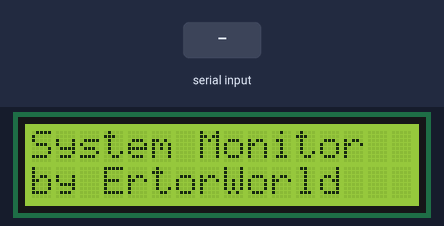
Bench run of a sketch on a simulated Arduino Uno, built with avr-gcc and run on an emulated ATmega328P. Shown: 16×2 character LCD. Inputs (shaded band) come from the test bench.

Above: at 0.1 s.
3.3 s: "90,45\n" received over Serial
At 4.6 s:
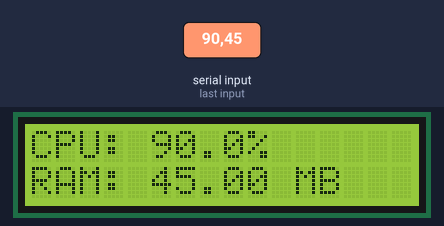
5.5 s: "1,90\n" received over Serial
At 7.5 s:
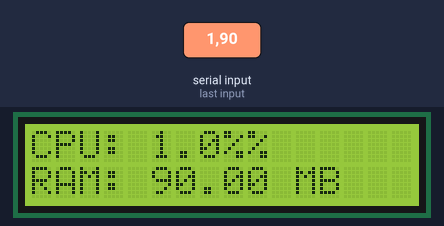
Timing chart, 0 to 9.0 s (numbered marks = the images above; inputs shaded):
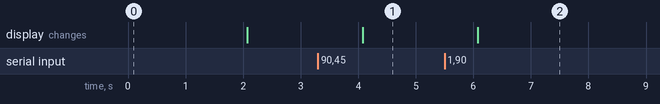

Measured:
- after the input at 3.3 s, the display: changes after 0.78 s (image 1)
- after the input at 5.5 s, the display: changes after 0.58 s (image 2)

The sketch:

monitor.ino
```cpp
// Library for working with text display
#include <LiquidCrystal.h>
#include <Wire.h>

// Set the name of the display pins
constexpr uint8_t PIN_RS = 6;
constexpr uint8_t PIN_EN = 7;
constexpr uint8_t PIN_DB4 = 8;
constexpr uint8_t PIN_DB5 = 9;
constexpr uint8_t PIN_DB6 = 10;
constexpr uint8_t PIN_DB7 = 11;

LiquidCrystal lcd(PIN_RS, PIN_EN, PIN_DB4, PIN_DB5, PIN_DB6, PIN_DB7);

void setup() {
  Serial.begin(9600);
  lcd.begin(16, 2);
  lcd.clear();
  lcd.print("System Monitor");
  lcd.setCursor(0, 1);
  lcd.print("by ErtorWorld");
  delay(2000);
  lcd.clear();
}

void loop() {
  // Reading information about the computer's processor and memory load from the serial port
  if (Serial.available() > 0) {
    String data = Serial.readStringUntil('\n');
    // Data parsing
    int pos = data.indexOf(',');
    if (pos != -1) {
      String cpuUsageStr = data.substring(0, pos);
      String ramUsedStr = data.substring(pos + 1);

      float cpuUsage = cpuUsageStr.toFloat();
      float ramUsedMB = ramUsedStr.toFloat();

      // Displaying information on the LCD display
      lcd.setCursor(0, 0);
      lcd.print("CPU: ");
      lcd.print(cpuUsage, 1);  // Output one decimal place
      lcd.print("%");

      lcd.setCursor(0, 1);
      lcd.print("RAM: ");
      lcd.print(ramUsedMB, 2);  // Limit output to two decimal places
      lcd.print(" MB   ");
    }
  }

  delay(1000);  // Pause 1 second
}
```
